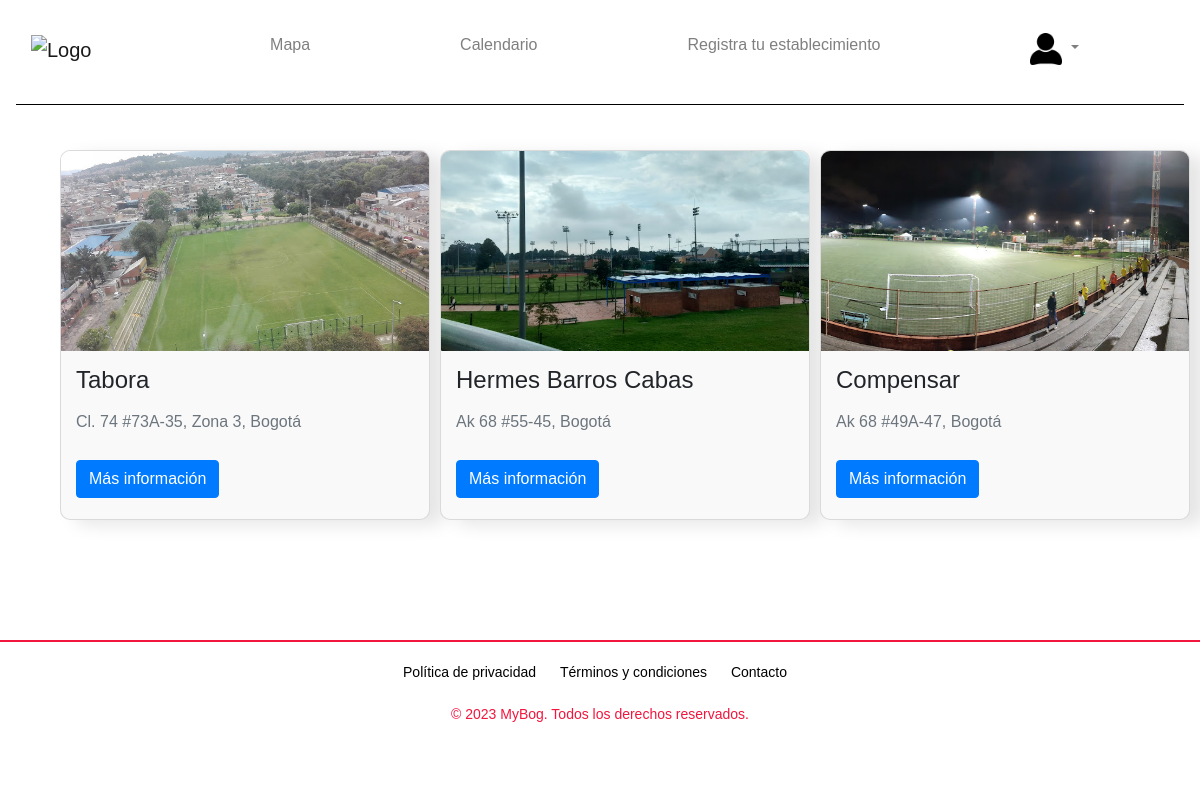
The page /estadios.php?localidad=Engativa (signed in) on the database its author committed.
### tables this page shows
CREATE TABLE IF NOT EXISTS `estadios` (
  `Id_estadios` int NOT NULL AUTO_INCREMENT,
  `Nombres_de_estadios` varchar(250) NOT NULL,
  `Ubicacion_de_estadios` varchar(50) NOT NULL,
  `Tipos_de_estadios` int NOT NULL,
  `Informacion_de_estadios` varchar(250) NOT NULL,
  `Id_entreteniemiento` int NOT NULL,
  `localidad` varchar(45) DEFAULT NULL,
  `nombre_imagen` varchar(255) DEFAULT NULL,
  PRIMARY KEY (`Id_estadios`),
  KEY `Id_entreteniemiento` (`Id_entreteniemiento`),
  KEY `Tipos_de_estadios_idx` (`Tipos_de_estadios`),
  CONSTRAINT `estadios_ibfk_1` FOREIGN KEY (`Id_entreteniemiento`) REFERENCES `entretenimiento` (`Id_entretenimiento`),
  CONSTRAINT `Tipos_de_estadios` FOREIGN KEY (`Tipos_de_estadios`) REFERENCES `tipos_de_estadios` (`Id_de_tipos_de_estadios`)
);

### estadios.php (the view, shortened to what this page needs)
<!DOCTYPE html>
<?php
require_once('./config/conexion.php');
?>
<html lang="en">
<head>
    <link rel="stylesheet" href="https://stackpath.bootstrapcdn.com/bootstrap/4.5.2/css/bootstrap.min.css">
    <link rel="stylesheet" href="style/HeaderFooter.css">
    <link rel="stylesheet" type="text/css" href="style/informacion.css">
</head>
<body>
    <div class="wrapper">
        <div class="content">
            <nav id="custom-navbar" class="navbar navbar-expand-lg navbar-light navbar-dark-bg">
                <div class="container-fluid" id="header">
                    <a class="navbar-brand Logo" href="./index.php"><img src="./Imagenes/Logo.png" alt="Logo"></a>
                    <div class="collapse navbar-collapse" id="navbarNav">
                        <ul class="navbar-nav justify-content-end">
                            <li class="nav-item">
                                <a class="nav-link rojo" id="mapa" href="./mapa.php">Mapa</a>
                            </li>
                            <li class="nav-item">
                                <a class="nav-link amarillo" id="calendario" href="./calendario.php">Calendario</a>
                            </li>
                            <?php
                            if (isset($_SESSION['user_id'])) {
                                echo '<li class="nav-item">
                                            <a class="nav-link amarillo" id="calendario" href="./reg_establecimiento.php">Registra tu establecimiento</a>
                                        </li>';
                            } else {
                                echo '';
                            }
                            include('modales_usuario.php');
                            ?>
                        </ul>
                    </div>
                </div>
            </nav>
            <div class="inicio">
                <div id="mundo_aventura">
                    <div class="container">
                        <div class="card-deck">
                            <?php
                            $localidad = isset($_GET['localidad']) ? $_GET['localidad'] : '';
                            $consulta = "SELECT * FROM estadios WHERE localidad = '$localidad'";
                            $resultado = $conexion->query($consulta);
                            if ($resultado->num_rows > 0) {
                                $estadios = $resultado->fetch_all(MYSQLI_ASSOC);
                                foreach ($estadios as $estadio):
                                    ?>
                                    <div class="col-md-4">
                                        <div class="card">
                                            <?php
                                            $imagenNombre = rawurlencode($estadio['nombre_imagen']);
                                            $imagenUrl = "./Imagenes/estadios/{$imagenNombre}";
                                            ?>
                                            <img class="card-img-top" src="<?php echo $imagenUrl; ?>"
                                                alt="<?php echo htmlspecialchars($estadio['Nombres_de_estadios']); ?>">
                                            <div class="card-body">
                                                <h5 class="card-title">
                                                    <?php echo htmlspecialchars($estadio['Nombres_de_estadios']); ?>
                                                </h5>
                                                <h6 class="card-subtitle mb-2 text-muted">
                                                    <?php echo htmlspecialchars($estadio['Ubicacion_de_estadios']); ?>
                                                </h6>
                                                <a href="resultado.php?tabla=estadios&nombre=<?php echo urlencode($estadio['Nombres_de_estadios']); ?>"
                                                    class="btn btn-primary">Más información</a>
                                            </div>
                                        </div>
                                    </div>
                                    <?php
                                endforeach;
                            } else {
                                echo '<p>No se encontraron estadios para la localidad seleccionada.</p>';
                            }
                            ?>
                        </div>
                    </div>
                </div>
            </div>
        </div>
    </div>
    <footer class="footer">
        <nav>
            <ul>
                <li><a href="#" data-toggle="modal" data-target="#modalPoliticaPrivacidad">Política de privacidad</a>
                </li>
                <li><a href="#" data-toggle="modal" data-target="#modalTerminosCondiciones">Términos y condiciones</a>
                </li>
                <li><a href="#" data-toggle="modal" data-target="#modalContacto">Contacto</a></li>
            </ul>
            <br>
            <p>©
                <?php echo date("Y"); ?> MyBog. Todos los derechos reservados.
            </p>
        </nav>
    </footer>
</body>
</html>

### style/HeaderFooter.css (style rules this page uses)
html, body { height: 100%; margin: 0; padding: 0; font-family: sans-serif; background-color: #ffffff; margin-bottom: 70px; }
#header { margin: 0 auto; padding: auto; border-bottom: solid 1px#000000; }
.wrapper { position: relative; }
.navbar { height: 100px; }
.navbar-brand img { width: 250px; margin-right: 0px; }
.navbar-nav { margin-left: auto; }
#navbarNav { background-color: rgb(255, 255, 255); }
#custom-navbar .navbar-nav .nav-link { font-size: 16px; border-bottom: solid 2px#00000000; transition: 0.3s; position: relative; margin-right: 10px; padding: 37px 70px; }
.footer { width: 100%; color: #f2163e; font-size: 14px; text-align: center; padding: 20px; border-top: 2px solid #f2163e; }
.footer ul { margin: 0; padding: 0; list-style: none; }
.footer ul li { display: inline-block; margin-right: 10px; }
.footer ul li a { color: #000000; text-decoration: none; padding: 5px; }

### style/informacion.css (style rules this page uses)
body { margin: 0; padding: 0; font-family: sans-serif; background-color: #ffffff; }
.content { margin: 0 auto; padding: auto; margin-bottom: 100px; }
.inicio { margin-bottom: 100px; margin-top: 50px; }
.card { width: 270px; }

### estadios.php (style rules this page uses)
.card { border-radius: 10px; background-color: #f9f9f9; overflow: hidden; margin-bottom: 20px; box-shadow: 15px 5px 18px rgba(0, 0, 0, 0.1); }
.card h5 { font-size: 24px; }
.card img { width: 100%; height: 200px; object-fit: cover; }
.card .card-body { padding: 15px; }
.card .card-title { height: 40px; overflow: hidden; }
.card .card-subtitle { height: 30px; overflow: hidden; }
.card .btn { margin-top: 10px; }
.card-deck .card { margin-bottom: 20px; width: 370px; height: 370px; }

### rows shown on the page
estadios: nombre_imagen+Nombres_de_estadios (picture), Nombres_de_estadios "Tabora", Ubicacion_de_estadios "Cl. 74 #73A-35, Zona 3, Bogotá"
estadios: nombre_imagen+Nombres_de_estadios (picture), Nombres_de_estadios "Hermes Barros Cabas", Ubicacion_de_estadios "Ak 68 #55-45, Bogotá"
estadios: nombre_imagen+Nombres_de_estadios (picture), Nombres_de_estadios "Compensar", Ubicacion_de_estadios "Ak 68 #49A-47, Bogotá"
